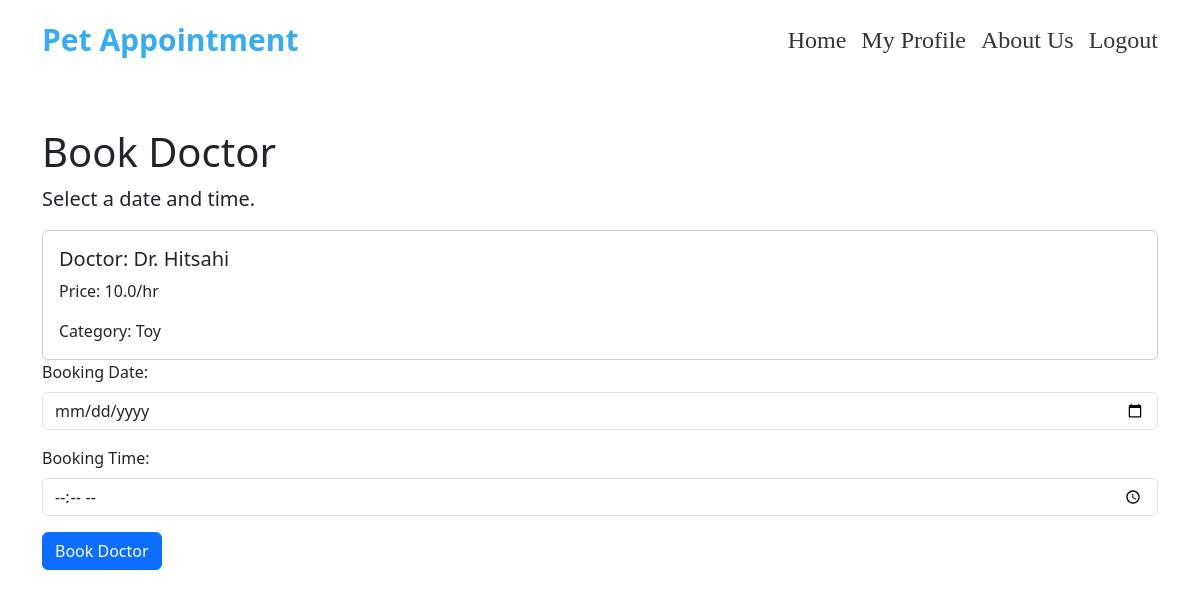
/book_doctor/1/ (signed in), run on the app's committed database.
### shop/models.py (models this page shows, shortened)
class Products(models.Model):
    title = models.CharField(max_length=100)
    price = models.FloatField()
    discount = models.FloatField()
    category = models.CharField(max_length=100)
    description = models.TextField()
    image = models.CharField(max_length=300)
    available_date = models.DateField( blank=True, null=True)
    available_time = models.TimeField( blank=True, null=True)

### shop/views.py (the view, shortened to what this page needs)
# urls.py: path('book_doctor/<int:product_id>/', views.book_doctor, name='book_doctor'),
@login_required
def book_doctor(request, product_id):
    product = Products.objects.get(pk=product_id)
    return render(request, 'shop/bookdoctor.html', {'product': product})

### shop/templates/shop/bookdoctor.html (shortened to what this page needs)
{% extends "shop/base.html" %}
    {% block content %}
    <div class="container mt-5">
        <div class="row">
            <div class="col">
                <h1>Book Doctor</h1>
                <p class="lead">Select a date and time.</p>
                <div class="card">
                    <div class="card-body">
                        <h5 class="card-title">Doctor: {{product.title}}</h5>
                        <p class="card-text">Price: {{product.price}}/hr</p>
                        <p class="card-text">Category: {{product.category}}</p>
                    </div>
                </div>
                <form method="post">
                    <div class="mb-3">
                        <label for="booking_date" class="form-label">Booking Date:</label>
                        <input type="date" class="form-control" id="booking_date" name="booking_date" required>
                    </div>
                    <div class="mb-3">
                        <label for="booking_time" class="form-label">Booking Time:</label>
                        <input type="time" class="form-control" id="booking_time" name="booking_time" required>
                    </div>
                    <button type="submit" class="btn btn-primary">Book Doctor</button>
                </form>
            </div>
        </div>
    </div>
    {% endblock %}

### data on the page
Products: title "Dr. Hitsahi", price "10.0", category "Toy"
